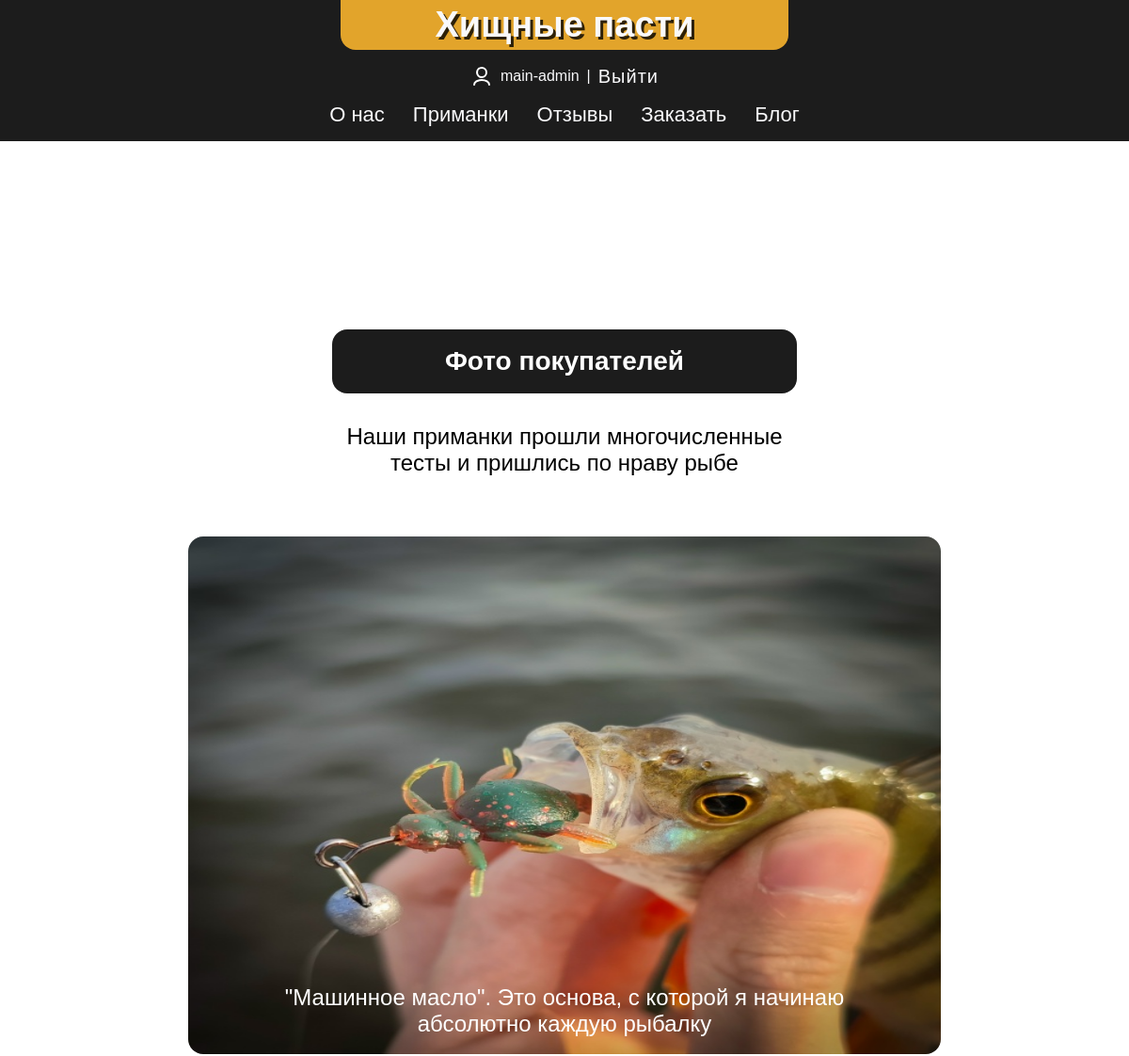
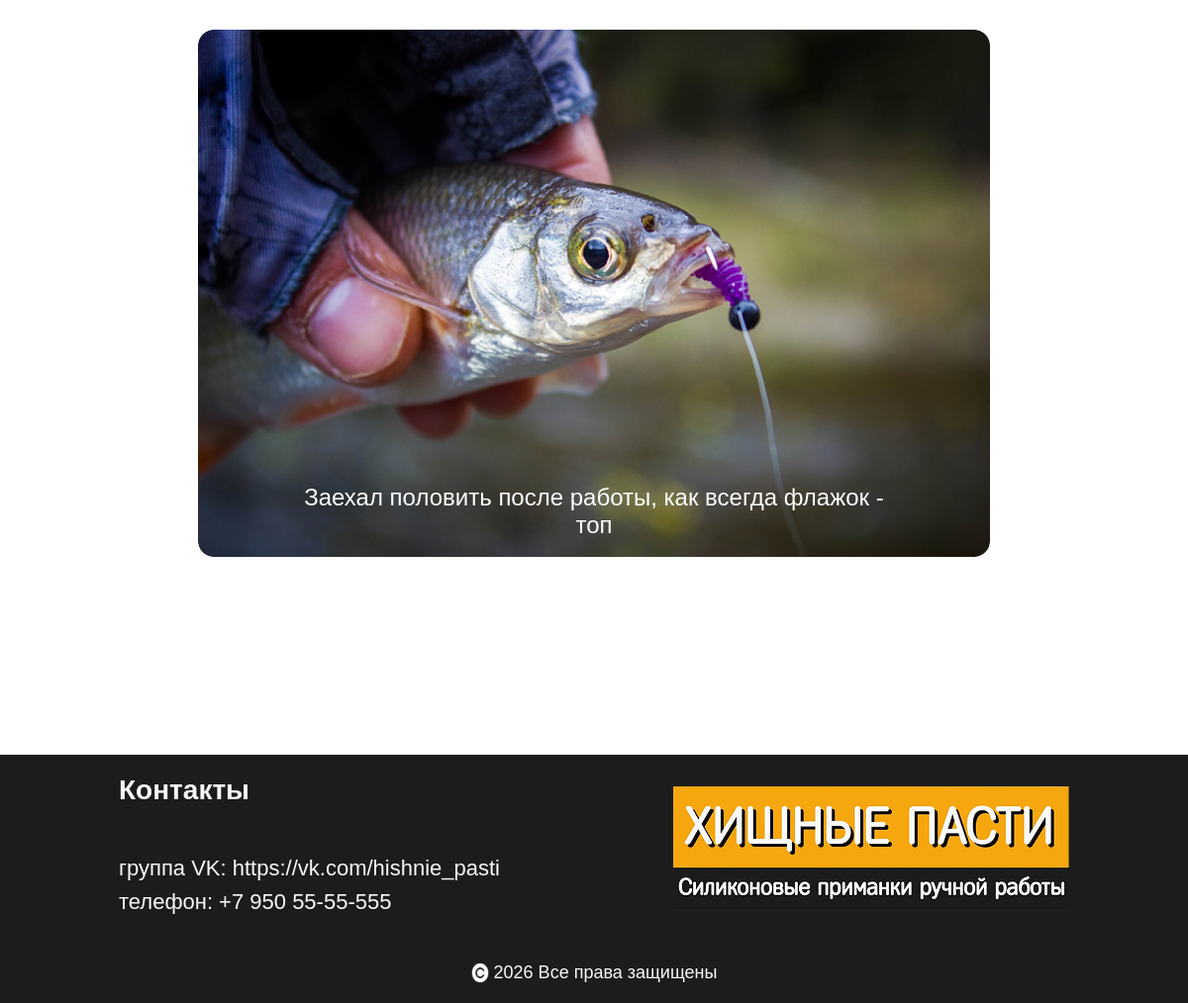
Screenshot of /feedback/ (signed in) with the database file from the repository (2 pictures, top to bottom).
### main/models.py (models this page shows, shortened)
class Review(models.Model):
    text = models.TextField(verbose_name="Текст отзыва")
    image = models.ImageField(upload_to='reviews/', blank=True, null=True, verbose_name="Изображение")
    created_at = models.DateTimeField(auto_now_add=True, verbose_name="Дата создания")
    status = models.BooleanField(default=False, verbose_name="Опубликован")
    class Meta:
        verbose_name = "Отзыв"
        verbose_name_plural = "Отзывы"
        ordering = ['-created_at']

### main/views.py (the view)
# urls.py: path('feedback/', views.feedbackPage, name='feedback'),
def feedbackPage(request):
    reviews = Review.objects.filter(status=True).order_by('-created_at')
    return render(request, 'feedback.html', {'reviews': reviews})

### main/templates/feedback.html
{% extends "layout.html" %}
{% load static %}
{% block head %}
<link rel="stylesheet" href="{% static 'css/feedback.css' %}">
{% endblock %}
{% block content %}
<div class="container">
    <div class="feedback-block">
        <div class="feedback-block-info">
            <div class="title-block">
                <h2>Фото покупателей</h2>
            </div>
            <p>Наши приманки прошли многочисленные тесты и пришлись по нраву рыбе</p>
        </div>
        <div>
            <ul class="review-list">
                {% for review in reviews %}
                    <li class="review-block">
                        <img class="review-list-item" src="{{ review.image.url }}">
                        <p class="review-text">{{ review.text }}</p>
                    </li>
                {% endfor %}
            </ul>
        </div>
    </div>
</div>
{% endblock %}

### main/templates/layout.html (shortened to what this page needs)
{% load static %}
<!DOCTYPE html>
<html lang="en">
<head>
    <link rel="stylesheet" href="{% static 'css/base.css' %}">
    <link rel="stylesheet" href="{% static 'css/home.css' %}">
    <link rel="stylesheet" href="{% static 'css/menu.css' %}">
    {% block head %}
    {% endblock %}
</head>
<body>
    <header>
        <div class="container">
            <div class="header-content">
                <div class="header-info">
                    <div class="header-title">
                        <div class="header-title-main">
                            <h1>Хищные пасти</h1>
                        </div>
                    </div>
                    {% if user.is_authenticated %}
                    <div class="user-block">
                        <p>{{ user.username }}</p>
                        <p>|</p>
                        <form method="post" action="{% url 'logout' %}">
                            <button class="logout-btn" type="submit">Выйти</button>
                        </form>
                    </div>
                    {% else %}
                    <div class="user-block">
                        <a href="/accounts/login">Войти</a>
                    </div>
                    {% endif %}
                    <nav class="header-nav">
                        <ul class="header-nav-list">
                            <li>
                                <a href="/">О нас </a>
                            </li>
                            <li>
                                <a href="/works">Приманки</a>
                            </li>
                            <li>
                                <a href="/feedback">Отзывы</a>
                            </li>
                            <li>
                                <a href="/order">Заказать</a>
                            </li>
                            <li>
                                <a href="/blog">Блог</a>
                            </li>
                        </ul>
                    </nav>
                </div>
            </div>
        </div>
    </header>
    <main>
        {% block content %}
        {% endblock %}
    </main>
    <footer id="contacts">
        <div class="container">
            <div class="footer-block">
                <div class="footer-content-block">
                    <div>
                        <h2>Контакты</h2>
                        <p>группа VK: https://vk.com/hishnie_pasti</p>
                        <p>телефон: +7 950 55-55-555</p>
                    </div>
                    <img src="{% static 'images/text-logo.png' %}">
                </div>
                <div class="footer-copyright">
                    <img src="{% static 'images/copyright.png' %}">
                    <p>2026 Все права защищены</p>
                </div>
            </div>
        </div>
    </footer>
</body>
</html>

### main/static/css/base.css (style rules this page uses)
html { scroll-behavior: smooth; }
body { font-family: "Fregat Regular", sans-serif; margin: 0; }
:root { --fc-primary: #212121; --fc-secondary: #FFF; --fc-spec-text: #6B6E6E; --dark-color: #1C1C1C; --main-color: #E2A42B; --main-color-lite: #FFC044; --lite-color: #F9F9FB; --bg-color: #FFF; --border-radius-value: 8px; --border-radius-second: 16px; --shadow: 5px 5px 5px rgba(0, 0, 0, 0.25); }
p, h1, h2, h3 { margin: 0; }
.container { width: 1200px; margin: 0 auto; flex: 1; }
footer { padding: 20px 25px; }
button { display: flex; align-items: center; gap: 20px; cursor: pointer; width: max-content; padding: 18px 30px; color: var(--fc-primary); background-color: var(--bg-color); border: 1px solid var(--dark-color); border-radius: var(--border-radius-second); font-size: 20px; font-weight: 700; letter-spacing: 1px; font-family: "Fregat Regular", sans-serif; letter-spacing: 1px; transition: 0.3s background-color ease; }
a { cursor: pointer; text-decoration: none; color: inherit; transition: color 0.4s, text-decoration 0.4s; }
ul { list-style-type: none; padding: 0; margin: 0; }
h2 { font-size: 28px; font-weight: bold; margin-bottom: 50px; }
header { background-color: #1C1C1C; color: var(--lite-color); }
main { min-height: 100vh; display: flex; flex-direction: column; gap: 120px; }
.header-content { display: flex; justify-content: space-between; }
.header-info { display: flex; flex-direction: column; align-items: center; justify-content: space-between; gap: 16px; }
.header-title { display: flex; flex-direction: column; align-items: center; gap: 5px; }
.header-title-main { background-color: var(--main-color); padding: 5px 100px; border-bottom-left-radius: 16px; border-bottom-right-radius: 16px; }
.header-title h1 { font-size: 38px; filter: drop-shadow(3px 3px 0px rgba(0, 0, 0, 0.8)); }
.title-block { width: max-content; padding: 18px 120px; background-color: var(--dark-color); border-radius: var(--border-radius-second); }
.title-block h2 { margin: 0; color: var(--fc-secondary); }
footer { background-color: var(--dark-color); }
.footer-block { display: flex; flex-direction: column; gap: 40px; }
.footer-content-block { display: flex; justify-content: space-between; align-items: center; flex-wrap: wrap; }
.footer-content-block, .footer-copyright { color: var(--lite-color); }
.footer-content-block p { font-size: 22px; margin-bottom: 8px; }
.footer-copyright { display: flex; align-self: center; gap: 5px; }
.footer-copyright img { width: 18px; }
.footer-copyright p { font-size: 18px; }
.user-block { display: flex; gap: 8px; align-items: center; }
.user-block form { padding: 0; width: max-content; }
.logout-btn { background-color: inherit; border: none; padding: 0; cursor: pointer; text-decoration: none; color: inherit; font-weight: 400; transition: color 0.4s, text-decoration 0.4s; }

### main/static/css/home.css (style rules this page uses)
@media screen and (max-width: 1201px) { .container { width: 960px; } }
@media screen and (max-width: 1201px) { .header-content { justify-content: center; } }

### main/static/css/menu.css (style rules this page uses)
.header-nav-list { display: flex; gap: 30px; justify-content: center; margin-bottom: 15px; }
.header-nav-list a { font-size: 22px; }

### main/static/css/feedback.css (style rules this page uses)
.feedback-block { display: flex; flex-direction: column; align-items: center; gap: 64px; margin: 200px 0px; }
.feedback-block-info { display: flex; flex-direction: column; align-items: center; gap: 32px; }
.feedback-block-info p { max-width: 500px; text-align: center; font-size: 24px; }
.review-list { display: flex; flex-direction: column; gap: 32px; }
.review-list img { width: 100%; max-width: 800px; max-height: 550px; border-radius: 16px; object-fit: fill; }
.review-block { position: relative; display: flex; }
.review-text { position: absolute; display: flex; align-self: center; padding: 0px 50px; margin: 0 auto; left: 0; right: 0; bottom: 18px; margin: auto; max-width: 600px; font-size: 24px; text-align: center; color: var(--fc-secondary); }

### rows the page displays
Review: image (picture), text "\"Машинное масло\". Это основа, с которой я начинаю абсолютно каждую рыбалку"
Review: image (picture), text "Заехал половить после работы, как всегда флажок - топ"

### other values shown
{{ user.username }} "main-admin"
